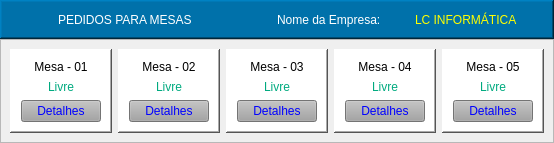
            <widget class="QWidget" name="Mesa">
             <layout class="QGridLayout" name="gridLayout_41">
              <property name="leftMargin">
               <number>0</number>
              </property>
              <property name="topMargin">
               <number>0</number>
              </property>
              <property name="rightMargin">
               <number>0</number>
              </property>
              <property name="bottomMargin">
               <number>0</number>
              </property>
              <property name="spacing">
               <number>0</number>
              </property>
              <item row="0" column="0">
               <widget class="QFrame" name="frame_70">
                <property name="styleSheet">
                 <string notr="true"/>
                </property>
                <property name="frameShape">
                 <enum>QFrame::NoFrame</enum>
                </property>
                <property name="frameShadow">
                 <enum>QFrame::Raised</enum>
                </property>
                <layout class="QVBoxLayout" name="verticalLayout_15">
                 <property name="spacing">
                  <number>0</number>
                 </property>
                 <property name="leftMargin">
                  <number>0</number>
                 </property>
                 <property name="topMargin">
                  <number>0</number>
                 </property>
                 <property name="rightMargin">
                  <number>0</number>
                 </property>
                 <property name="bottomMargin">
                  <number>0</number>
                 </property>
                 <item>
                  <widget class="QFrame" name="frame_71">
                   <property name="maximumSize">
                    <size>
                     <width>16777215</width>
                     <height>50</height>
                    </size>
                   </property>
                   <property name="styleSheet">
                    <string notr="true">background-color: rgb(0, 113, 170);</string>
                   </property>
                   <property name="frameShape">
                    <enum>QFrame::WinPanel</enum>
                   </property>
                   <property name="frameShadow">
                    <enum>QFrame::Raised</enum>
                   </property>
                   <layout class="QHBoxLayout" name="horizontalLayout_18">
                    <property name="spacing">
                     <number>0</number>
                    </property>
                    <property name="leftMargin">
                     <number>0</number>
                    </property>
                    <property name="topMargin">
                     <number>0</number>
                    </property>
                    <property name="rightMargin">
                     <number>0</number>
                    </property>
                    <property name="bottomMargin">
                     <number>0</number>
                    </property>
                    <item>
                     <widget class="QFrame" name="frame_104">
                      <property name="frameShape">
                       <enum>QFrame::NoFrame</enum>
                      </property>
                      <property name="frameShadow">
                       <enum>QFrame::Raised</enum>
                      </property>
                      <layout class="QGridLayout" name="gridLayout_58">
                       <property name="leftMargin">
                        <number>0</number>
                       </property>
                       <property name="topMargin">
                        <number>0</number>
                       </property>
                       <property name="rightMargin">
                        <number>0</number>
                       </property>
                       <property name="bottomMargin">
                        <number>0</number>
                       </property>
                       <property name="verticalSpacing">
                        <number>0</number>
                       </property>
                       <item row="0" column="1">
                        <widget class="QLabel" name="label_50">
                         <property name="styleSheet">
                          <string notr="true">color: rgb(255, 255, 255);
font: 75 14pt &quot;MS Shell Dlg 2&quot;;</string>
                         </property>
                         <property name="frameShape">
                          <enum>QFrame::NoFrame</enum>
                         </property>
                         <property name="text">
                          <string>PEDIDOS PARA MESAS</string>
                         </property>
                        </widget>
                       </item>
                       <item row="0" column="0">
                        <widget class="QPushButton" name="pushButton">
                         <property name="minimumSize">
                          <size>
                           <width>0</width>
                           <height>35</height>
                          </size>
                         </property>
                         <property name="maximumSize">
                          <size>
                           <width>50</width>
                           <height>16777215</height>
                          </size>
                         </property>
                         <property name="styleSheet">
                          <string notr="true">border:none;</string>
                         </property>
                         <property name="text">
                          <string/>
                         </property>
                         <property name="icon">
                          <iconset>
                           <normaloff>img/Garcon.png</normaloff>img/Garcon.png</iconset>
                         </property>
                         <property name="iconSize">
                          <size>
                           <width>45</width>
                           <height>45</height>
                          </size>
                         </property>
                        </widget>
                       </item>
                      </layout>
                     </widget>
                    </item>
                    <item>
                     <widget class="QFrame" name="frame_103">
                      <property name="frameShape">
                       <enum>QFrame::NoFrame</enum>
                      </property>
                      <property name="frameShadow">
                       <enum>QFrame::Raised</enum>
                      </property>
                      <layout class="QHBoxLayout" name="horizontalLayout_19">
                       <property name="spacing">
                        <number>0</number>
                       </property>
                       <property name="leftMargin">
                        <number>0</number>
                       </property>
                       <property name="topMargin">
                        <number>0</number>
                       </property>
                       <property name="rightMargin">
                        <number>0</number>
                       </property>
                       <property name="bottomMargin">
                        <number>0</number>
                       </property>
                       <item>
                        <widget class="QLabel" name="label_90">
                         <property name="maximumSize">
                          <size>
                           <width>175</width>
                           <height>16777215</height>
                          </size>
                         </property>
                         <property name="styleSheet">
                          <string notr="true">color: rgb(255, 255, 255);
font: 75 14pt &quot;MS Shell Dlg 2&quot;;</string>
                         </property>
                         <property name="frameShape">
                          <enum>QFrame::NoFrame</enum>
                         </property>
                         <property name="text">
                          <string>Nome da Empresa:</string>
                         </property>
                        </widget>
                       </item>
                       <item>
                        <widget class="QLabel" name="Lb_Nome_Empresa">
                         <property name="styleSheet">
                          <string notr="true">color: rgb(255, 255, 0);
font: 75 14pt &quot;MS Shell Dlg 2&quot;;</string>
                         </property>
                         <property name="frameShape">
                          <enum>QFrame::NoFrame</enum>
                         </property>
                         <property name="text">
                          <string>LC INFORMÁTICA</string>
                         </property>
                        </widget>
                       </item>
                      </layout>
                     </widget>
                    </item>
                   </layout>
                  </widget>
                 </item>
                 <item>
                  <widget class="QFrame" name="frame_72">
                   <property name="frameShape">
                    <enum>QFrame::StyledPanel</enum>
                   </property>
                   <property name="frameShadow">
                    <enum>QFrame::Raised</enum>
                   </property>
                   <layout class="QGridLayout" name="gridLayout_47">
                    <item row="0" column="0">
                     <widget class="QFrame" name="Frame_Mesa01">
                      <property name="maximumSize">
                       <size>
                        <width>196</width>
                        <height>146</height>
                       </size>
                      </property>
                      <property name="styleSheet">
                       <string notr="true">background-color: rgb(255, 255, 255);</string>
                      </property>
                      <property name="frameShape">
                       <enum>QFrame::WinPanel</enum>
                      </property>
                      <property name="frameShadow">
                       <enum>QFrame::Raised</enum>
                      </property>
                      <layout class="QGridLayout" name="gridLayout_42">
                       <item row="1" column="0">
                        <widget class="QLabel" name="Lb_Status_Mesa01">
                         <property name="styleSheet">
                          <string notr="true">color: rgb(0, 170, 127);

font: 75 14pt &quot;MS Shell Dlg 2&quot;;</string>
                         </property>
                         <property name="text">
                          <string>Livre</string>
                         </property>
                         <property name="alignment">
                          <set>Qt::AlignCenter</set>
                         </property>
                        </widget>
                       </item>
                       <item row="2" column="0">
                        <widget class="QPushButton" name="Bt_Mesa01">
                         <property name="maximumSize">
                          <size>
                           <width>85</width>
                           <height>16777215</height>
                          </size>
                         </property>
                         <property name="styleSheet">
                          <string notr="true">background-color: rgb(162, 162, 162);
color: rgb(0, 0, 255);</string>
                         </property>
                         <property name="text">
                          <string>Detalhes</string>
                         </property>
                        </widget>
                       </item>
                       <item row="0" column="0">
                        <widget class="QLabel" name="Lb_Mesa01">
                         <property name="styleSheet">
                          <string notr="true">font: 14pt &quot;MS Shell Dlg 2&quot;;</string>
                         </property>
                         <property name="text">
                          <string>Mesa - 01</string>
                         </property>
                         <property name="alignment">
                          <set>Qt::AlignCenter</set>
                         </property>
                        </widget>
                       </item>
                      </layout>
                     </widget>
                    </item>
                    <item row="0" column="1">
                     <widget class="QFrame" name="Frame_Mesa02">
                      <property name="maximumSize">
                       <size>
                        <width>196</width>
                        <height>146</height>
                       </size>
                      </property>
                      <property name="styleSheet">
                       <string notr="true">background-color: rgb(255, 255, 255);</string>
                      </property>
                      <property name="frameShape">
                       <enum>QFrame::WinPanel</enum>
                      </property>
                      <property name="frameShadow">
                       <enum>QFrame::Raised</enum>
                      </property>
                      <layout class="QGridLayout" name="gridLayout_46">
                       <item row="0" column="0">
                        <widget class="QLabel" name="Lb_Mesa02">
                         <property name="styleSheet">
                          <string notr="true">font: 14pt &quot;MS Shell Dlg 2&quot;;</string>
                         </property>
                         <property name="text">
                          <string>Mesa - 02</string>
                         </property>
                         <property name="alignment">
                          <set>Qt::AlignCenter</set>
                         </property>
                        </widget>
                       </item>
                       <item row="1" column="0">
                        <widget class="QLabel" name="Lb_Status_Mesa02">
                         <property name="styleSheet">
                          <string notr="true">color: rgb(0, 170, 127);

font: 75 14pt &quot;MS Shell Dlg 2&quot;;</string>
                         </property>
                         <property name="text">
                          <string>Livre</string>
                         </property>
                         <property name="alignment">
                          <set>Qt::AlignCenter</set>
                         </property>
                        </widget>
                       </item>
                       <item row="2" column="0">
                        <widget class="QPushButton" name="Bt_Mesa02">
                         <property name="maximumSize">
                          <size>
                           <width>85</width>
                           <height>16777215</height>
                          </size>
                         </property>
                         <property name="styleSheet">
                          <string notr="true">background-color: rgb(162, 162, 162);
color: rgb(0, 0, 255);</string>
                         </property>
                         <property name="text">
                          <string>Detalhes</string>
                         </property>
                        </widget>
                       </item>
                      </layout>
                     </widget>
                    </item>
                    <item row="0" column="2">
                     <widget class="QFrame" name="Frame_Mesa03">
                      <property name="maximumSize">
                       <size>
                        <width>196</width>
                        <height>146</height>
                       </size>
                      </property>
                      <property name="styleSheet">
                       <string notr="true">background-color: rgb(255, 255, 255);</string>
                      </property>
                      <property name="frameShape">
                       <enum>QFrame::WinPanel</enum>
                      </property>
                      <property name="frameShadow">
                       <enum>QFrame::Raised</enum>
                      </property>
                      <layout class="QGridLayout" name="gridLayout_45">
                       <item row="0" column="0">
                        <widget class="QLabel" name="Lb_Mesa03">
                         <property name="styleSheet">
                          <string notr="true">font: 14pt &quot;MS Shell Dlg 2&quot;;</string>
                         </property>
                         <property name="text">
                          <string>Mesa - 03</string>
                         </property>
                         <property name="alignment">
                          <set>Qt::AlignCenter</set>
                         </property>
                        </widget>
                       </item>
                       <item row="1" column="0">
                        <widget class="QLabel" name="Lb_Status_Mesa03">
                         <property name="styleSheet">
                          <string notr="true">color: rgb(0, 170, 127);

font: 75 14pt &quot;MS Shell Dlg 2&quot;;</string>
                         </property>
                         <property name="text">
                          <string>Livre</string>
                         </property>
                         <property name="alignment">
                          <set>Qt::AlignCenter</set>
                         </property>
                        </widget>
                       </item>
                       <item row="2" column="0">
                        <widget class="QPushButton" name="Bt_Mesa03">
                         <property name="maximumSize">
                          <size>
                           <width>85</width>
                           <height>16777215</height>
                          </size>
                         </property>
                         <property name="styleSheet">
                          <string notr="true">background-color: rgb(162, 162, 162);
color: rgb(0, 0, 255);</string>
                         </property>
                         <property name="text">
                          <string>Detalhes</string>
                         </property>
                        </widget>
                       </item>
                      </layout>
                     </widget>
                    </item>
                    <item row="0" column="3">
                     <widget class="QFrame" name="frame_Mesa_04">
                      <property name="maximumSize">
                       <size>
                        <width>196</width>
                        <height>146</height>
                       </size>
                      </property>
                      <property name="styleSheet">
                       <string notr="true">background-color: rgb(255, 255, 255);</string>
                      </property>
                      <property name="frameShape">
                       <enum>QFrame::WinPanel</enum>
                      </property>
                      <property name="frameShadow">
                       <enum>QFrame::Raised</enum>
                      </property>
                      <layout class="QGridLayout" name="gridLayout_44">
                       <item row="0" column="0">
                        <widget class="QLabel" name="Lb_Mesa04">
                         <property name="styleSheet">
                          <string notr="true">font: 14pt &quot;MS Shell Dlg 2&quot;;</string>
                         </property>
                         <property name="text">
                          <string>Mesa - 04</string>
                         </property>
                         <property name="alignment">
                          <set>Qt::AlignCenter</set>
                         </property>
                        </widget>
                       </item>
                       <item row="1" column="0">
                        <widget class="QLabel" name="Lb_Status_Mesa04">
                         <property name="styleSheet">
                          <string notr="true">color: rgb(0, 170, 127);

font: 75 14pt &quot;MS Shell Dlg 2&quot;;</string>
                         </property>
                         <property name="text">
                          <string>Livre</string>
                         </property>
                         <property name="alignment">
                          <set>Qt::AlignCenter</set>
                         </property>
                        </widget>
                       </item>
                       <item row="2" column="0">
                        <widget class="QPushButton" name="Bt_Mesa04">
                         <property name="maximumSize">
                          <size>
                           <width>85</width>
                           <height>16777215</height>
                          </size>
                         </property>
                         <property name="styleSheet">
                          <string notr="true">background-color: rgb(162, 162, 162);
color: rgb(0, 0, 255);</string>
                         </property>
                         <property name="text">
                          <string>Detalhes</string>
                         </property>
                        </widget>
                       </item>
                      </layout>
                     </widget>
                    </item>
                    <item row="0" column="4">
                     <widget class="QFrame" name="frame_Mesa_05">
                      <property name="maximumSize">
                       <size>
                        <width>196</width>
                        <height>146</height>
                       </size>
                      </property>
                      <property name="styleSheet">
                       <string notr="true">background-color: rgb(255, 255, 255);</string>
                      </property>
                      <property name="frameShape">
                       <enum>QFrame::WinPanel</enum>
                      </property>
                      <property name="frameShadow">
                       <enum>QFrame::Raised</enum>
                      </property>
                      <layout class="QGridLayout" name="gridLayout_43">
                       <item row="0" column="0">
                        <widget class="QLabel" name="Lb_Mesa05">
                         <property name="styleSheet">
                          <string notr="true">font: 14pt &quot;MS Shell Dlg 2&quot;;</string>
                         </property>
                         <property name="text">
                          <string>Mesa - 05</string>
                         </property>
                         <property name="alignment">
                          <set>Qt::AlignCenter</set>
                         </property>
                        </widget>
                       </item>
                       <item row="1" column="0">
                        <widget class="QLabel" name="Lb_Status_Mesa05">
                         <property name="styleSheet">
                          <string notr="true">color: rgb(0, 170, 127);

font: 75 14pt &quot;MS Shell Dlg 2&quot;;</string>
                         </property>
                         <property name="text">
                          <string>Livre</string>
                         </property>
                         <property name="alignment">
                          <set>Qt::AlignCenter</set>
                         </property>
                        </widget>
                       </item>
                       <item row="2" column="0">
                        <widget class="QPushButton" name="Bt_Mesa05">
                         <property name="maximumSize">
                          <size>
                           <width>85</width>
                           <height>16777215</height>
                          </size>
                         </property>
                         <property name="styleSheet">
                          <string notr="true">background-color: rgb(162, 162, 162);
color: rgb(0, 0, 255);</string>
                         </property>
                         <property name="text">
                          <string>Detalhes</string>
                         </property>
                        </widget>
                       </item>
                      </layout>
                     </widget>
                    </item>
                   </layout>
                  </widget>
                 </item>
                </layout>
               </widget>
              </item>
             </layout>
            </widget>
